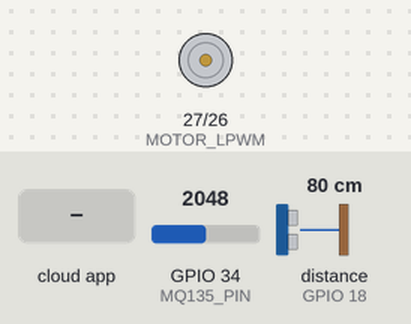
Simulated run of this sketch. Board: ESP32. On the bench: motor-driver pin pairs drawn as motors (green arrow = first pin HIGH = forward, orange = second pin HIGH = backward, longer = more drive, scaled by the enable pin). Wiring (inferred from the names in the program): ultrasonic range finder: trigger GPIO 5; echo GPIO 18. The inputs (shaded band) are chosen by the test bench; at power-on: GPIO 34 (MQ135_PIN) = 2048, distance to the obstacle (sensor on GPIO 18) 80 cm. The echo pulse lasts 58.3 µs per cm; WiFi joins after 1.5 s; servers stay silent unless stated; the Firebase database answers and starts empty; what the sketch prints to the serial monitor is not drawn.

Above: at 3.0 s.
3.1 s: the phone or cloud app sets manualCleanTrigger to 1
At 4.5 s:
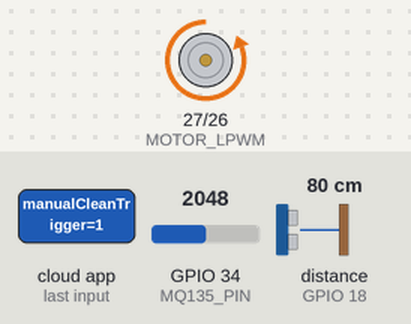
At 10.6 s:
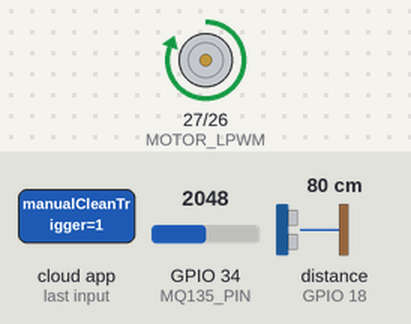
Timing chart, 0 to 16.4 s (numbered marks = the images above; inputs shaded):
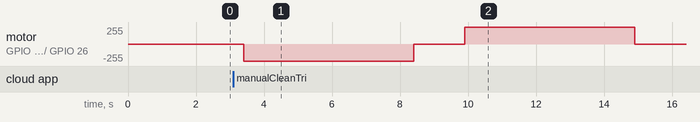

Measured:
- after the input at 3.1 s, motor on GPIO 27 (MOTOR_LPWM) / GPIO 26 (MOTOR_RPWM): stopped → backward 255/255 after 0.31 s, → stopped 5.0 s later, → forward 255/255 1.5 s later, → stopped 5.0 s later

The sketch:

esp32_firmware.ino
```cpp
#include <WiFi.h>
#include <Firebase_ESP_Client.h>

// Provide the token generation process info.
#include "addons/TokenHelper.h"
// Provide the RTDB payload printing info and other helper functions.
#include "addons/RTDBHelper.h"

// ==========================================
// CONFIGURATION
// ==========================================
#define WIFI_SSID "YOUR_WIFI_SSID"
#define WIFI_PASSWORD "YOUR_WIFI_PASSWORD"

#define API_KEY "YOUR_FIREBASE_API_KEY"
#define DATABASE_URL "YOUR_FIREBASE_DATABASE_URL"

// ==========================================
// PIN DEFINITIONS
// ==========================================
#define MQ135_PIN 34         // Analog pin for Ammonia sensor
#define TRIG_PIN 5           // HC-SR04 Trigger (Digital out)
#define ECHO_PIN 18          // HC-SR04 Echo (Digital in)

#define MOTOR_RPWM 26        // BTS7960 Right PWM
#define MOTOR_LPWM 27        // BTS7960 Left PWM
#define MOTOR_EN 14          // BTS7960 Enable (L_EN and R_EN tied together)

// ==========================================
// FIREBASE GLOBALS
// ==========================================
FirebaseData fbdo;
FirebaseAuth auth;
FirebaseConfig config;

// ==========================================
// SYSTEM STATE & TIMERS
// ==========================================
unsigned long sendDataPrevMillis = 0;
const long sendDataInterval = 5000; // Send sensor data every 5 seconds

float ammoniaPPM = 0.0;
float binCapacityPercent = 0.0;
bool isCleaning = false;

// Function Prototypes
void readSensors();
void handleMotorScrapeCycle();

void setup() {
  Serial.begin(115200);

  // Initialize Pins
  pinMode(MQ135_PIN, INPUT);
  pinMode(TRIG_PIN, OUTPUT);
  pinMode(ECHO_PIN, INPUT);

  pinMode(MOTOR_RPWM, OUTPUT);
  pinMode(MOTOR_LPWM, OUTPUT);
  pinMode(MOTOR_EN, OUTPUT);

  // Ensure motor is off at startup
  digitalWrite(MOTOR_RPWM, LOW);
  digitalWrite(MOTOR_LPWM, LOW);
  digitalWrite(MOTOR_EN, HIGH); // Enable the motor driver IC

  // 1. Connect to WiFi
  Serial.print("Connecting to WiFi");
  WiFi.begin(WIFI_SSID, WIFI_PASSWORD);
  while (WiFi.status() != WL_CONNECTED) {
    Serial.print(".");
    delay(500);
  }
  Serial.println("\nWiFi connected. IP Address: ");
  Serial.println(WiFi.localIP());

  // 2. Configure Firebase
  config.api_key = API_KEY;
  config.database_url = DATABASE_URL;

  // Sign in anonymously for simple access (Ensure Firebase Realtime DB rules allow read/write)
  if (Firebase.signUp(&config, &auth, "", "")) {
    Serial.println("Firebase Auth Successful");
  } else {
    Serial.printf("Firebase Error: %s\n", config.signer.signupError.message.c_str());
  }

  // Assign the callback function for the long running token generation task
  config.token_status_callback = tokenStatusCallback;

  Firebase.begin(&config, &auth);
  Firebase.reconnectWiFi(true);

  // Initialize Firebase System State
  Firebase.RTDB.setString(&fbdo, "/system/status", "Idle");
  Firebase.RTDB.setBool(&fbdo, "/system/manualCleanTrigger", false);
}

void loop() {
  // Task 1: Read Sensors and Push to Firebase periodically
  if (Firebase.ready() && (millis() - sendDataPrevMillis > sendDataInterval || sendDataPrevMillis == 0)) {
    sendDataPrevMillis = millis();

    readSensors();

    // Push updated sensor data to Firebase
    Firebase.RTDB.setFloat(&fbdo, "/system/ammoniaLevel", ammoniaPPM);
    Firebase.RTDB.setFloat(&fbdo, "/system/binCapacity", binCapacityPercent);
  }

  // Task 2: Listen for the "Manual Clean" Trigger from the React Native App
  if (Firebase.ready() && !isCleaning) {
    // Read the boolean trigger value
    if (Firebase.RTDB.getBool(&fbdo, "/system/manualCleanTrigger")) {
      bool triggerValue = fbdo.boolData();

      if (triggerValue == true) {
        Serial.println(">>> Manual Clean Triggered via Mobile App! <<<");
        isCleaning = true;

        // Update Firebase status so the UI knows the system is active
        Firebase.RTDB.setString(&fbdo, "/system/status", "Cleaning");

        // Execute the heavy-duty scraping action
        handleMotorScrapeCycle();

        // Reset the trigger and state back to Idle
        Firebase.RTDB.setBool(&fbdo, "/system/manualCleanTrigger", false);
        Firebase.RTDB.setString(&fbdo, "/system/status", "Idle");

        isCleaning = false;
        Serial.println("Cleaning Cycle Complete. System returned to Idle state.");
      }
    }
  }

  delay(100); // Small loop delay for system stability
}

void readSensors() {
  // ---------------------------------------------------------
  // 1. Read Ammonia Levels via MQ-135 (Analog)
  // ---------------------------------------------------------
  int analogValue = analogRead(MQ135_PIN);
  // Note: For a true project defense, implement a load resistor calibration curve (Ro/Rs).
  // This linearly maps the ESP32's 12-bit ADC (0-4095) to an estimated PPM range (e.g., 0-100) for demo purposes.
  ammoniaPPM = map(analogValue, 0, 4095, 0, 100);

  // ---------------------------------------------------------
  // 2. Read Bin Capacity via HC-SR04 (Ultrasonic)
  // ---------------------------------------------------------
  // Trigger a 10us HIGH pulse
  digitalWrite(TRIG_PIN, LOW);
  delayMicroseconds(2);
  digitalWrite(TRIG_PIN, HIGH);
  delayMicroseconds(10);
  digitalWrite(TRIG_PIN, LOW);

  // Read the echo duration (in microseconds)
  long duration = pulseIn(ECHO_PIN, HIGH, 30000); // Timeout after 30ms

  // Calculate distance in cm (Speed of sound = 343m/s or 0.0343 cm/us)
  float distanceCm = duration * 0.0343 / 2.0;

  // Map distance to a percentage (Calibration depends on physical bin height)
  // Example: Bin is 50cm deep (0% full), waste up to 5cm from sensor is 100% full.
  const float MAX_BIN_DEPTH_CM = 50.0;
  const float MIN_SAFE_DIST_CM = 5.0;

  if (distanceCm == 0 || distanceCm >= MAX_BIN_DEPTH_CM) {
    binCapacityPercent = 0.0;
  } else if (distanceCm <= MIN_SAFE_DIST_CM) {
    binCapacityPercent = 100.0;
  } else {
    binCapacityPercent = 100.0 - ((distanceCm - MIN_SAFE_DIST_CM) / (MAX_BIN_DEPTH_CM - MIN_SAFE_DIST_CM) * 100.0);
  }

  Serial.printf("Sensor Update -> Ammonia: %.2f ppm | Bin Cap: %.2f %% (Dist: %.1f cm)\n", ammoniaPPM, binCapacityPercent, distanceCm);
}

void handleMotorScrapeCycle() {
  // ---------------------------------------------------------
  // Driving the 12V 80RPM Worm Gear Motor via BTS7960
  // ESP32 3.3V logic signals are natively compatible with the BTS7960 optocoupler inputs.
  // ---------------------------------------------------------

  // Phase 1: Move Scraper Forward (Pushing waste)
  Serial.println("Actuator: Motor Moving Forward...");
  analogWrite(MOTOR_RPWM, 255); // Full power CW
  analogWrite(MOTOR_LPWM, 0);

  // WARNING: In a real physical build, use limit switches instead of blind delays.
  delay(5000); // Wait for scraper to reach the end of the belt

  // Phase 2: Stop and allow mechanical stress to dissipate
  Serial.println("Actuator: Braking...");
  analogWrite(MOTOR_RPWM, 0);
  analogWrite(MOTOR_LPWM, 0);
  delay(1500);

  // Phase 3: Move Scraper Backward (Return to start position)
  Serial.println("Actuator: Motor Moving Backward...");
  analogWrite(MOTOR_RPWM, 0);
  analogWrite(MOTOR_LPWM, 255); // Full power CCW

  delay(5000); // Return time

  // Phase 4: Final Stop
  Serial.println("Actuator: Cycle Finished. Motor Disabled.");
  analogWrite(MOTOR_RPWM, 0);
  analogWrite(MOTOR_LPWM, 0);
}
```
